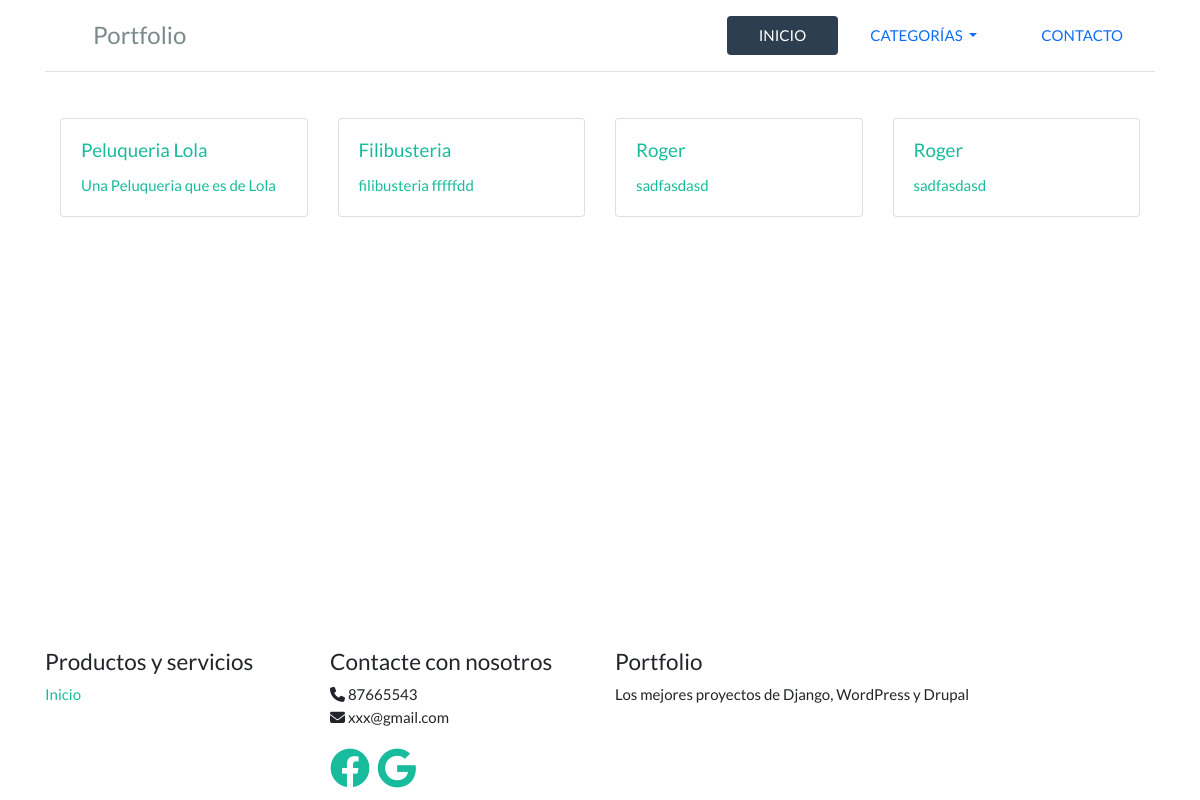
Page /4/ on the committed database.
### portfolioapp/models.py (models this page shows, shortened)
class Proyecto(models.Model):
    categorias = models.ManyToManyField(Categoria, verbose_name='Categoria', related_name="proyectos")
    titulo = models.CharField(max_length = 250, verbose_name='Titulo', null=False, blank=False)
    descripcion = models.TextField(verbose_name='Descripcion', null=False, blank=False)
    year = models.IntegerField(verbose_name='Año', null=False, blank=False)
    fecha_creacion = models.DateTimeField(verbose_name='Fecha creación' , default=now)
    imagen = models.ImageField(verbose_name = 'Imagen', null=True, blank=True)

### portfolioapp/views.py (the view)
# urls.py: path('', views.HomeView.as_view(), name='home'),
class HomeView(TemplateView):
    template_name = 'portfolio/home.html'
    def get_context_data(self, **kwargs):
        context = super(HomeView, self).get_context_data(**kwargs)
        cat_id = kwargs.get('cat_id')
        context['proyectos'] = Proyecto.objects.filter(categorias__id=cat_id) if cat_id else Proyecto.objects.all()
        return context

### portfolioapp/templatetags/categorias_dropdown.py (called while the page is built)
@register.inclusion_tag('portfolio/categorias_dropdown.html')
def categorias_dropdown():
    categorias = Categoria.objects.all()
    return {'categorias': categorias}

### templates/portfolio/home.html (shortened to what this page needs)
{% extends 'portfolio/base.html' %}
{% load static %}
{% block content %}
<div>
	<div class="container mb-5">
		<div class="row">
		{% if proyectos %}
			{% for proyecto in proyectos %}
				<div class="col-sm-3">
					<a href="{% url 'proyecto_update' pk=proyecto.id %}" class="p-5">
						<div class="card">
							<div class="card-body">
								<h5 class="card-title">{{ proyecto.titulo }}</h5>
								<p class="card-text">{{ proyecto.descripcion }}</p>
							</div>
						</div>
					</a>
				</div>
			{% endfor %}
		{% else %}
			<p>No se han encontrado proyectos</p>
		{% endif %}
		</div>
	</div>
</div>
{% endblock %}

### rows in the picture
Proyecto: titulo "Peluqueria Lola", descripcion "Una Peluqueria que es de Lola"
Proyecto: titulo "Filibusteria", descripcion "filibusteria fffffdd"
Proyecto: titulo "Roger", descripcion "sadfasdasd"
Proyecto: titulo "Roger", descripcion "sadfasdasd"
